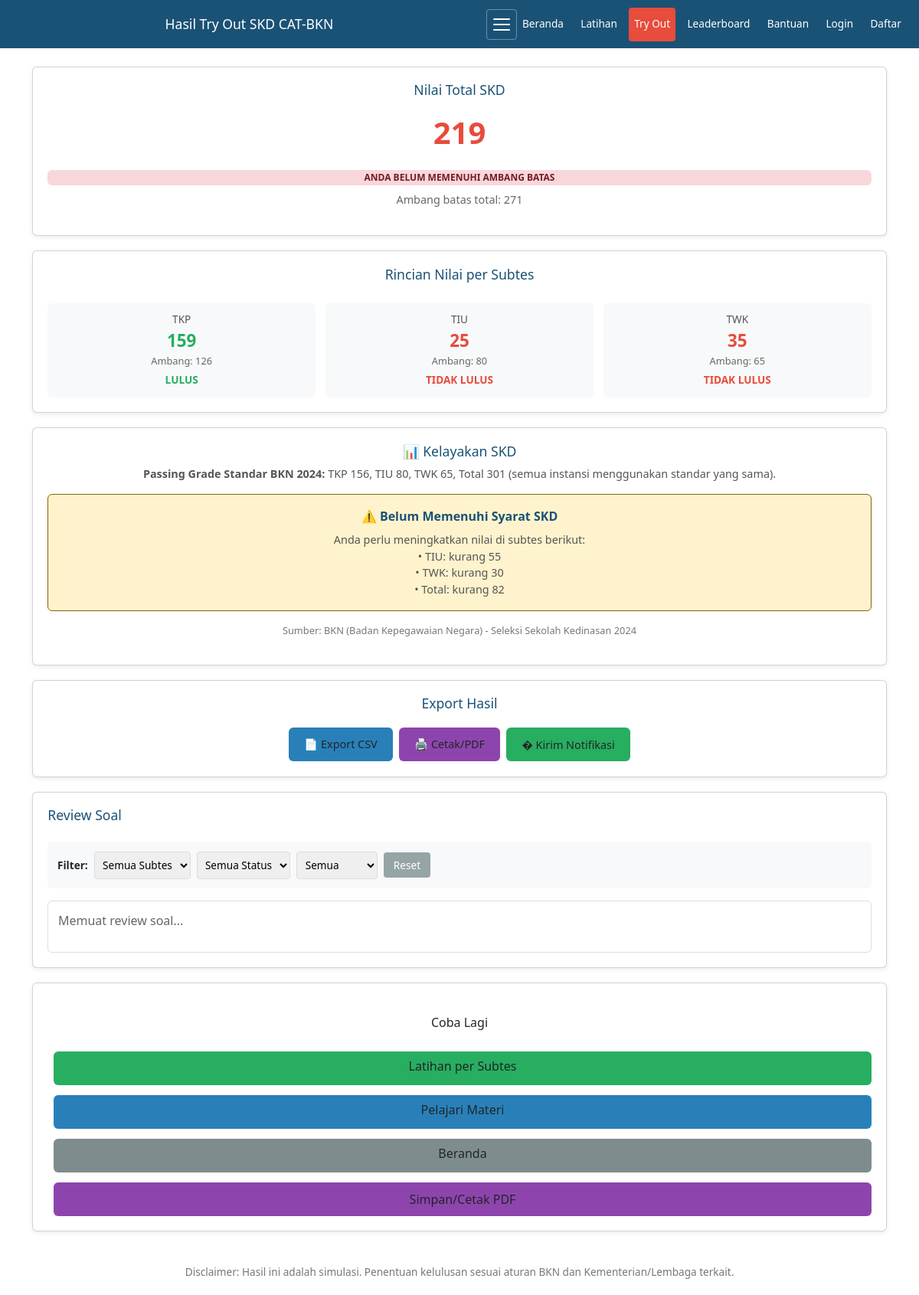
The app's page /pages/hasil.php?session_id=265 with its own data.
### tables this page shows
CREATE TABLE `tryout_sessions` (
  `id` int(11) NOT NULL AUTO_INCREMENT,
  `user_id` int(11) NOT NULL,
  `nama` varchar(100) NOT NULL,
  `durasi_tkp` int(11) DEFAULT 45,
  `durasi_tiu` int(11) DEFAULT 35,
  `durasi_twk` int(11) DEFAULT 30,
  `jumlah_tkp` int(11) DEFAULT 45,
  `jumlah_tiu` int(11) DEFAULT 35,
  `jumlah_twk` int(11) DEFAULT 30,
  `passing_tkp` int(11) DEFAULT 126,
  `passing_tiu` int(11) DEFAULT 80,
  `passing_twk` int(11) DEFAULT 65,
  `passing_total` int(11) DEFAULT 271,
  `waktu_mulai` datetime DEFAULT NULL,
  `waktu_selesai` datetime DEFAULT NULL,
  `nilai_tkp` int(11) DEFAULT 0,
  `nilai_tiu` int(11) DEFAULT 0,
  `nilai_twk` int(11) DEFAULT 0,
  `total_nilai` int(11) DEFAULT 0,
  `status` enum('berjalan','selesai','gagal') DEFAULT 'berjalan',
  `created_at` timestamp NOT NULL DEFAULT current_timestamp(),
  `strict_mode` tinyint(4) DEFAULT 0 COMMENT 'Strict mode: 1 = no back navigation, 0 = normal mode',
  `package_id` int(11) DEFAULT NULL COMMENT 'Reference to tryout_packages table',
  `pause_count` int(11) DEFAULT 0 COMMENT 'Number of times paused',
  `total_pause_seconds` int(11) DEFAULT 0 COMMENT 'Total paused time in seconds',
  `is_paused` tinyint(4) DEFAULT 0 COMMENT 'Currently paused: 1 = yes, 0 = no',
  `paused_at` timestamp NULL DEFAULT NULL COMMENT 'Timestamp when pause started',
  PRIMARY KEY (`id`),
  KEY `user_id` (`user_id`),
  KEY `package_id` (`package_id`),
  KEY `idx_tryout_sessions_user` (`user_id`),
  KEY `idx_tryout_sessions_status` (`status`),
  CONSTRAINT `tryout_sessions_ibfk_1` FOREIGN KEY (`user_id`) REFERENCES `users` (`id`) ON DELETE CASCADE,
  CONSTRAINT `tryout_sessions_ibfk_2` FOREIGN KEY (`package_id`) REFERENCES `tryout_packages` (`id`) ON DELETE SET NULL
);

CREATE TABLE `session_subtes` (
  `id` int(11) NOT NULL AUTO_INCREMENT,
  `session_id` int(11) NOT NULL,
  `subtes` enum('TKP','TIU','TWK') NOT NULL,
  `durasi_menit` int(11) NOT NULL DEFAULT 30,
  `jumlah_soal` int(11) NOT NULL DEFAULT 30,
  `passing_grade` int(11) NOT NULL DEFAULT 0,
  `nilai` int(11) NOT NULL DEFAULT 0 COMMENT 'Nilai akhir subtes setelah finish',
  `waktu_mulai_subtes` timestamp NULL DEFAULT NULL,
  `urutan` int(11) NOT NULL DEFAULT 1,
  PRIMARY KEY (`id`),
  UNIQUE KEY `unique_session_subtes` (`session_id`,`subtes`),
  KEY `idx_session_subtes_session` (`session_id`),
  CONSTRAINT `session_subtes_ibfk_1` FOREIGN KEY (`session_id`) REFERENCES `tryout_sessions` (`id`) ON DELETE CASCADE
);

### pages/hasil.php (the view, shortened to what this page needs)
<?php
require '../config.php';
$sessionId = $_GET['session_id'] ?? 0;
$stmt = $pdo->prepare("SELECT * FROM tryout_sessions WHERE id = ?");
$stmt->execute([$sessionId]);
$session = $stmt->fetch();
$stmt = $pdo->prepare("SELECT subtes, nilai, passing_grade, jumlah_soal FROM session_subtes WHERE session_id = ?");
$stmt->execute([$sessionId]);
$subDataRows = $stmt->fetchAll(PDO::FETCH_ASSOC);
$subData = [];
foreach ($subDataRows as $row) {
    $subData[$row['subtes']] = $row;
}
$passingTkp = $subData['TKP']['passing_grade'] ?? 126;
$passingTiu = $subData['TIU']['passing_grade'] ?? 80;
$passingTwk = $subData['TWK']['passing_grade'] ?? 65;
$passingTotal = $session['passing_total'] ?? 271;
$nilaiTkp = $subData['TKP']['nilai'] ?? 0;
$nilaiTiu = $subData['TIU']['nilai'] ?? 0;
$nilaiTwk = $subData['TWK']['nilai'] ?? 0;
$totalNilai = $session['total_nilai'] ?? ($nilaiTkp + $nilaiTiu + $nilaiTwk);
$statusTkp = $nilaiTkp >= $passingTkp ? 'LULUS' : 'TIDAK LULUS';
$statusTiu = $nilaiTiu >= $passingTiu ? 'LULUS' : 'TIDAK LULUS';
$statusTwk = $nilaiTwk >= $passingTwk ? 'LULUS' : 'TIDAK LULUS';
$statusTotal = $totalNilai >= $passingTotal ? 'LULUS' : 'TIDAK LULUS';
$lulusSemua = ($statusTkp === 'LULUS' && $statusTiu === 'LULUS' && $statusTwk === 'LULUS' && $statusTotal === 'LULUS');
$isLatihan = (strpos($session['nama'], 'Latihan') === 0);
$latihanSubtes = '';
?>
<!DOCTYPE html>
<html lang="id">
<head>
</head>
<body>
<?php require '../includes/navigation.php'; ?>
<div class="container" id="main-content">
<?php if ($isLatihan): ?>
<div class="card">
<h2>Nilai Latihan <?= $latihanSubtes ?></h2>
<?php
$nilaiSubtes = 0; $passingSubtes = 0; $statusSubtes = '';
if ($latihanSubtes === 'TKP') { $nilaiSubtes = $nilaiTkp; $passingSubtes = $passingTkp; $statusSubtes = $statusTkp; }
elseif ($latihanSubtes === 'TIU') { $nilaiSubtes = $nilaiTiu; $passingSubtes = $passingTiu; $statusSubtes = $statusTiu; }
else { $nilaiSubtes = $nilaiTwk; $passingSubtes = $passingTwk; $statusSubtes = $statusTwk; }
?>
<div class="score <?= $statusSubtes=='LULUS'?'':'fail' ?>"><?= htmlspecialchars($nilaiSubtes) ?></div>
<div class="badge <?= $statusSubtes=='LULUS'?'lulus':'gagal' ?>"><?= $statusSubtes === 'LULUS' ? 'MEMENUHI AMBANG BATAS' : 'BELUM MEMENUHI AMBANG BATAS' ?></div>
<p style="margin-top:.5rem;color:#666;font-size:.9rem">Ambang batas <?= htmlspecialchars($latihanSubtes) ?>: <?= htmlspecialchars($passingSubtes) ?> &middot; Soal: <?= htmlspecialchars($subData[$latihanSubtes]['jumlah_soal'] ?? 0) ?></p>
</div>
<div class="card" style="text-align:center">
<a href="latihan.php?subtes=<?= $latihanSubtes ?>" class="btn">Latihan <?= $latihanSubtes ?> Lagi</a>
<a href="latihan.php" class="btn" style="background:#27ae60;margin-left:.5rem">Latihan Subtes Lain</a>
<a href="tryout.php" class="btn" style="background:#e67e22;margin-left:.5rem">Try Out Penuh</a>
<a href="/permen/index.php" class="btn" style="background:#7f8c8d;margin-left:.5rem">Beranda</a>
<div style="margin-top:1rem">
<a href="/permen/api/export_result.php?session_id=<?= $sessionId ?>&format=csv" class="btn" style="background:#2980b9;font-size:.8rem;padding:.5rem 1rem">📄 Export CSV</a>
<a href="javascript:window.print()" class="btn" style="background:#8e44ad;font-size:.8rem;padding:.5rem 1rem;margin-left:.5rem">🖨️ Cetak/PDF</a>
</div>
</div>
<?php else: ?>
<div class="card">
<h2>Nilai Total SKD</h2>
<div class="score <?= $statusTotal=='LULUS'?'':'fail' ?>"><?= htmlspecialchars($totalNilai) ?></div>
<div class="badge <?= $lulusSemua?'lulus':'gagal' ?>"><?= $lulusSemua ? 'ANDA LULUS SKD (SIMULASI)' : 'ANDA BELUM MEMENUHI AMBANG BATAS' ?></div>
<p style="margin-top:.5rem;color:#666;font-size:.9rem">Ambang batas total: <?= htmlspecialchars($passingTotal) ?></p>
</div>
<div class="card">
<h2>Rincian Nilai per Subtes</h2>
<div class="details">
<div class="detail">
<h3>TKP</h3>
<div class="val <?= $statusTkp=='LULUS'?'pass':'fail' ?>"><?= htmlspecialchars($nilaiTkp) ?></div>
<div style="font-size:.8rem;color:#666">Ambang: <?= htmlspecialchars($passingTkp) ?></div>
<div style="font-weight:bold;font-size:.85rem;margin-top:.3rem" class="<?= $statusTkp=='LULUS'?'pass':'fail' ?>"><?= $statusTkp ?></div>
</div>
<div class="detail">
<h3>TIU</h3>
<div class="val <?= $statusTiu=='LULUS'?'pass':'fail' ?>"><?= htmlspecialchars($nilaiTiu) ?></div>
<div style="font-size:.8rem;color:#666">Ambang: <?= htmlspecialchars($passingTiu) ?></div>
<div style="font-weight:bold;font-size:.85rem;margin-top:.3rem" class="<?= $statusTiu=='LULUS'?'pass':'fail' ?>"><?= $statusTiu ?></div>
</div>
<div class="detail">
<h3>TWK</h3>
<div class="val <?= $statusTwk=='LULUS'?'pass':'fail' ?>"><?= htmlspecialchars($nilaiTwk) ?></div>
<div style="font-size:.8rem;color:#666">Ambang: <?= htmlspecialchars($passingTwk) ?></div>
<div style="font-weight:bold;font-size:.85rem;margin-top:.3rem" class="<?= $statusTwk=='LULUS'?'pass':'fail' ?>"><?= $statusTwk ?></div>
</div>
</div>
</div>
<div class="card">
<h2>📊 Kelayakan SKD</h2>
<p style="font-size:.9rem;color:#555;margin-bottom:1rem">
<strong>Passing Grade Standar BKN 2024:</strong> TKP 156, TIU 80, TWK 65, Total 301 (semua instansi menggunakan standar yang sama).
</p>
<?php
$lulusTkp = $nilaiTkp >= 156;
$lulusTiu = $nilaiTiu >= 80;
$lulusTwk = $nilaiTwk >= 65;
$lulusTotal = $totalNilai >= 301;
$lulusSemua = $lulusTkp && $lulusTiu && $lulusTwk && $lulusTotal;
?>
<div style="background:<?= $lulusSemua ? '#d4edda' : '#fff3cd' ?>;border:1px solid <?= $lulusSemua ? '#155724' : '#856404' ?>;border-radius:6px;padding:1rem;margin-bottom:1rem">
<div style="font-weight:bold;color:#1a5276;font-size:1rem;margin-bottom:.5rem">
<?= $lulusSemua ? '✅ Memenuhi Syarat SKD' : '⚠️ Belum Memenuhi Syarat SKD' ?>
</div>
<div style="font-size:.9rem;color:#555">
<?php if ($lulusSemua): ?>
Nilai Anda memenuhi passing grade standar BKN. Anda berpotensi lolos ke tahap seleksi berikutnya untuk semua instansi.
<?php else: ?>
Anda perlu meningkatkan nilai di subtes berikut:
<?php if (!$lulusTiu) echo '<br>• TIU: kurang ' . (80 - $nilaiTiu); ?>
<?php if (!$lulusTwk) echo '<br>• TWK: kurang ' . (65 - $nilaiTwk); ?>
<?php if (!$lulusTotal) echo '<br>• Total: kurang ' . (301 - $totalNilai); ?>
<?php endif; ?>
</div>
</div>
<p style="font-size:.8rem;color:#777;text-align:center">
Sumber: BKN (Badan Kepegawaian Negara) - Seleksi Sekolah Kedinasan 2024
</p>
</div>
<?php if (!$isLatihan): ?>
<div class="card no-print" style="text-align:center">
<h2>Export Hasil</h2>
<div style="display:flex;justify-content:center;gap:.5rem;flex-wrap:wrap">
<a href="/permen/api/export_result.php?session_id=<?= $sessionId ?>&format=csv" class="btn" style="background:#2980b9;font-size:.9rem;padding:.6rem 1.2rem">📄 Export CSV</a>
<a href="javascript:window.print()" class="btn" style="background:#8e44ad;font-size:.9rem;padding:.6rem 1.2rem">🖨️ Cetak/PDF</a>
<button onclick="sendEmailResult()" class="btn" style="background:#27ae60;font-size:.9rem;padding:.6rem 1.2rem">� Kirim Notifikasi</button>
</div>
</div>
<?php endif; ?>
<div class="card" style="text-align:left">
<h2>Review Soal</h2>
<div style="margin-bottom:1rem;padding:.8rem;background:#f8f9fa;border-radius:6px">
    <div style="display:flex;gap:.5rem;flex-wrap:wrap;align-items:center">
        <span style="font-weight:bold;font-size:.85rem">Filter:</span>
        <select id="filterSubtes" onchange="applyFilters()" style="padding:.4rem;border-radius:4px;border:1px solid #ddd;font-size:.85rem">
            <option value="">Semua Subtes</option>
        </select>
        <select id="filterStatus" onchange="applyFilters()" style="padding:.4rem;border-radius:4px;border:1px solid #ddd;font-size:.85rem">
            <option value="">Semua Status</option>
        </select>
        <select id="filterRagu" onchange="applyFilters()" style="padding:.4rem;border-radius:4px;border:1px solid #ddd;font-size:.85rem">
            <option value="">Semua</option>
        </select>
        <button onclick="resetFilters()" style="padding:.4rem .8rem;background:#95a5a6;color:#fff;border:none;border-radius:4px;cursor:pointer;font-size:.85rem">Reset</button>
    </div>
</div>
<div id="reviewContainer" style="max-height:500px;overflow-y:auto;border:1px solid #ddd;border-radius:6px;padding:.8rem">
<p style="color:#666">Memuat review soal...</p>
</div>
</div>
<div class="card no-print" style="text-align:center">
<a href="tryout.php" class="btn">Coba Lagi</a>
<a href="latihan.php" class="btn" style="background:#27ae60;margin-left:.5rem">Latihan per Subtes</a>
<a href="materi.php?subtes=TWK" class="btn" style="background:#2980b9;margin-left:.5rem">Pelajari Materi</a>
<a href="/permen/index.php" class="btn" style="background:#7f8c8d;margin-left:.5rem">Beranda</a>
<button onclick="window.print()" class="btn" style="background:#8e44ad;margin-left:.5rem" aria-label="Simpan atau cetak hasil sebagai PDF">Simpan/Cetak PDF</button>
</div>
<?php endif; ?>
</div>
<div class="footer">
Disclaimer: Hasil ini adalah simulasi. Penentuan kelulusan sesuai aturan BKN dan Kementerian/Lembaga terkait.
</div>
</body>
</html>

### pages/hasil.php (style rules this page uses)
* { box-sizing:border-box;margin:0;padding:0 }
body { font-family:'Segoe UI',Arial,sans-serif;background:#f5f7fa;color:#222;line-height:1.6;-webkit-text-size-adjust:100% }
.container { max-width:700px;margin:1.5rem auto;padding:0 1rem }
.card { background:#fff;border-radius:8px;box-shadow:0 2px 6px rgba(0,0,0,.08);padding:1.2rem;margin-bottom:1.2rem;text-align:center }
.card h2 { color:#1a5276;margin-bottom:.5rem;font-size:1.1rem }
.score { font-size:2.5rem;font-weight:bold;color:#2980b9;margin:.4rem 0 }
.score.fail { color:#e74c3c }
.details { display:grid;grid-template-columns:repeat(auto-fit,minmax(140px,1fr));gap:.8rem;margin-top:1.2rem }
.detail { background:#f8f9fa;border-radius:6px;padding:.8rem }
.detail h3 { font-size:.85rem;color:#555;margin-bottom:.2rem }
.detail .val { font-size:1.4rem;font-weight:bold }
.detail .pass { color:#27ae60 }
.detail .fail { color:#e74c3c }
.badge { display:inline-block;padding:.4rem .9rem;border-radius:20px;font-weight:bold;margin-top:.8rem;font-size:.9rem }
.badge.gagal { background:#f8d7da;color:#721c24 }
.btn { display:inline-block;background:#2980b9;color:#fff;padding:.65rem 1.1rem;border-radius:5px;text-decoration:none;margin-top:.8rem;font-size:.9rem;min-height:44px;min-width:44px }
.footer { text-align:center;padding:1.2rem;color:#777;font-size:.85rem }

### records on screen
tryout_sessions: total_nilai "219", passing_total "271", 301-$totalNilai "82"
session_subtes: nilai "159", passing_grade "126", statusTkp "LULUS"
session_subtes: nilai "25", passing_grade "80", statusTiu "TIDAK LULUS", 80-$nilaiTiu "55"
session_subtes: nilai "35", passing_grade "65", statusTwk "TIDAK LULUS", 65-$nilaiTwk "30"

### other values on screen
$pageTitle "Hasil Try Out SKD CAT-BKN"
